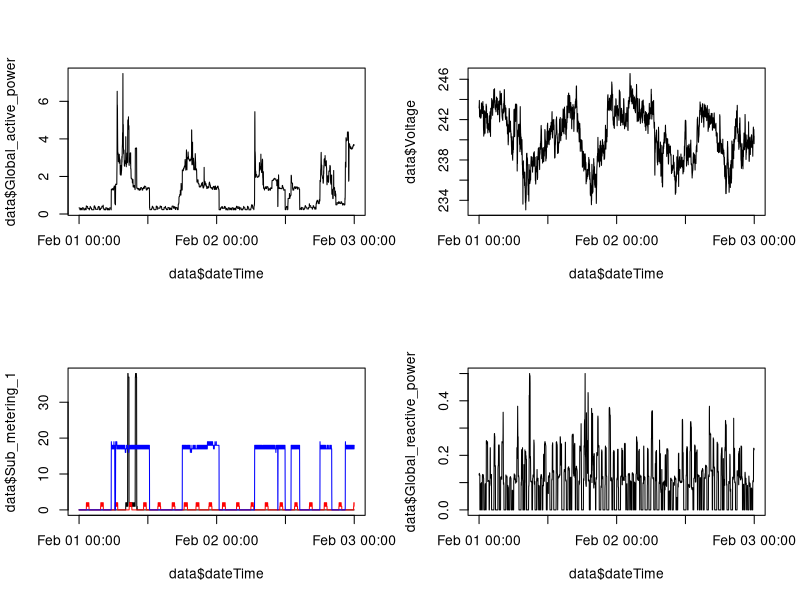

The R source for this figure:
data <- read.csv("data.csv")
data$dateTime <- strptime(data$dateTime, format="%Y-%m-%d %H:%M:%S")

png("plot4.png")
par(mfrow=c(2,2))
plot(data$dateTime, data$Global_active_power, type="l")

plot(data$dateTime, data$Voltage, type="l")

plot(data$dateTime, data$Sub_metering_1, type="l")
lines(data$dateTime, data$Sub_metering_2, col="red")
lines(data$dateTime, data$Sub_metering_3, col="blue")

plot(data$dateTime, data$Global_reactive_power, type="l")

dev.off()